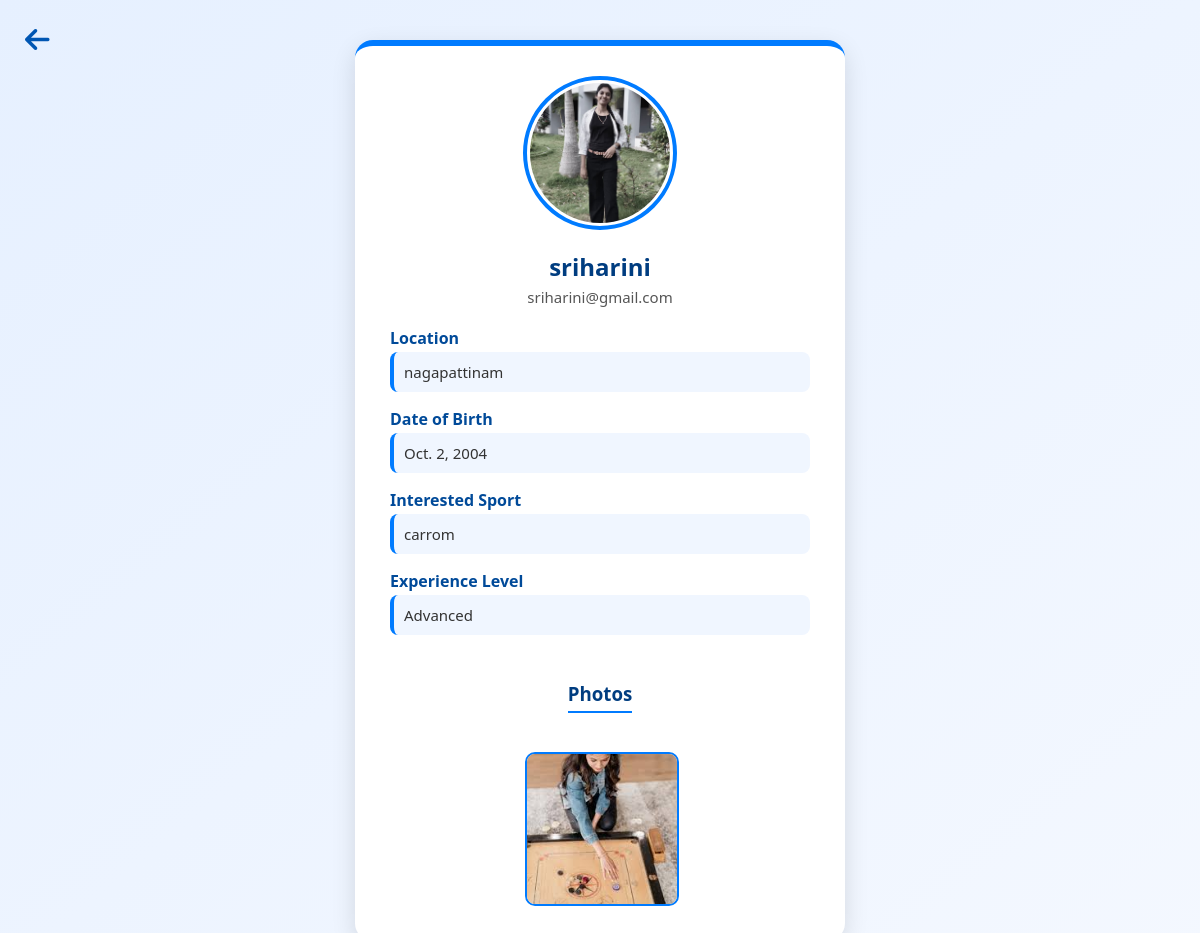
Screenshot of /profile/5/ with the database file from the repository.
### main/models.py (models this page shows, shortened)
class Profile(models.Model):
    user = models.OneToOneField(User, on_delete=models.CASCADE)
    full_name = models.CharField(max_length=100)
    location = models.CharField(max_length=100)
    dob = models.DateField(null=True, blank=True)
    interested_sport = models.CharField(max_length=100)
    experience_level = models.CharField(
        max_length=20,
        choices=[
            ('Beginner', 'Beginner'),
            ('Intermediate', 'Intermediate'),
            ('Advanced', 'Advanced')
        ]
    )
    profile_picture = models.ImageField(upload_to='profile_images/', blank=True, null=True)
    extra_photos = models.ManyToManyField('ProfilePhoto', blank=True)

class ProfilePhoto(models.Model):
    image = models.ImageField(upload_to='user_photos/')
    uploaded_at = models.DateTimeField(auto_now_add=True)

### main/views.py (the view)
# urls.py: path('profile/<int:user_id>/', views.view_other_profile, name='view_profile'),
def view_other_profile(request, user_id):
    user_obj = get_object_or_404(User, id=user_id)
    profile = user_obj.profile
    return render(request, 'main/view_profile.html', {
        'user_obj': user_obj,
        'profile': profile
    })

### main/templates/main/view_profile.html (shortened to what this page needs)
<!DOCTYPE html>
<html lang="en">
<head>
    {% load static %}
    <link rel="stylesheet" href="https://cdnjs.cloudflare.com/ajax/libs/font-awesome/6.5.0/css/all.min.css">
</head>
<body>
<a href="{% url 'search_users' %}" class="home-btn">
    <i class="fa-solid fa-arrow-left"></i>
</a>
<div class="profile-card">
    {% if profile.profile_picture %}
        <img src="{{ profile.profile_picture.url }}" class="profile-img">
    {% else %}
        <img src="{% static 'images/human_icon_profile_picture.png' %}" class="profile-img">
    {% endif %}
    <h2>{{ profile.full_name }}</h2>
    <p class="email">{{ profile.user.email }}</p>
    <div class="info">
        <label>Location</label>
        <p>{{ profile.location }}</p>
        <label>Date of Birth</label>
        <p>{{ profile.dob }}</p>
        <label>Interested Sport</label>
        <p>{{ profile.interested_sport }}</p>
        <label>Experience Level</label>
        <p>{{ profile.experience_level }}</p>
    </div>
    <h3>Photos</h3>
    <div class="photo-grid">
        {% for p in profile.extra_photos.all %}
            <div class="photo-box">
                <img src="{{ p.image.url }}" alt="Photo">
            </div>
        {% empty %}
            <p>No photos uploaded.</p>
        {% endfor %}
    </div>
</div>
</body>
</html>

### main/templates/main/view_profile.html (style rules this page uses)
body { font-family: 'Segoe UI', sans-serif; background: linear-gradient(to bottom right, #e6f0ff, #f4f8ff); margin: 0; padding: 40px 0; }
.home-btn { position: absolute; top: 20px; left: 25px; font-size: 28px; color: #0056b3; text-decoration: none; transition: 0.3s ease; }
.profile-card { width: 420px; margin: auto; background: white; padding: 30px 35px; border-radius: 18px; box-shadow: 0px 8px 25px rgba(0, 0, 0, 0.12); text-align: center; border-top: 6px solid #007bff; }
.profile-img { width: 140px; height: 140px; border-radius: 50%; object-fit: cover; border: 4px solid #007bff; padding: 3px; background: white; margin-bottom: 15px; }
h2 { margin: 0; font-size: 24px; font-weight: 600; color: #003d80; }
.email { font-size: 15px; color: #555; margin-top: 4px; margin-bottom: 20px; }
.info { text-align: left; margin-top: 10px; }
.info label { font-weight: 600; color: #004a99; display: block; margin-bottom: 3px; }
.info p { margin-top: 0; margin-bottom: 16px; padding: 10px; background: #f0f6ff; border-radius: 8px; border-left: 4px solid #007bff; font-size: 15px; color: #333; }
h3 { margin-top: 30px; color: #003d80; font-weight: 600; border-bottom: 2px solid #007bff; display: inline-block; padding-bottom: 5px; }
.photo-grid { margin-top: 20px; display: flex; gap: 20px; flex-wrap: wrap; justify-content: center; }
.photo-box { width: 150px; height: auto; text-align: center; }
.photo-box img { width: 150px; height: 150px; object-fit: cover; border-radius: 10px; border: 2px solid #007bff; }

### rows the page displays
Profile: profile_picture (picture), full_name "sriharini", user.email "sriharini@gmail.com", location "nagapattinam", dob "Oct. 2, 2004", interested_sport "carrom", experience_level "Advanced"
ProfilePhoto: image (picture)
